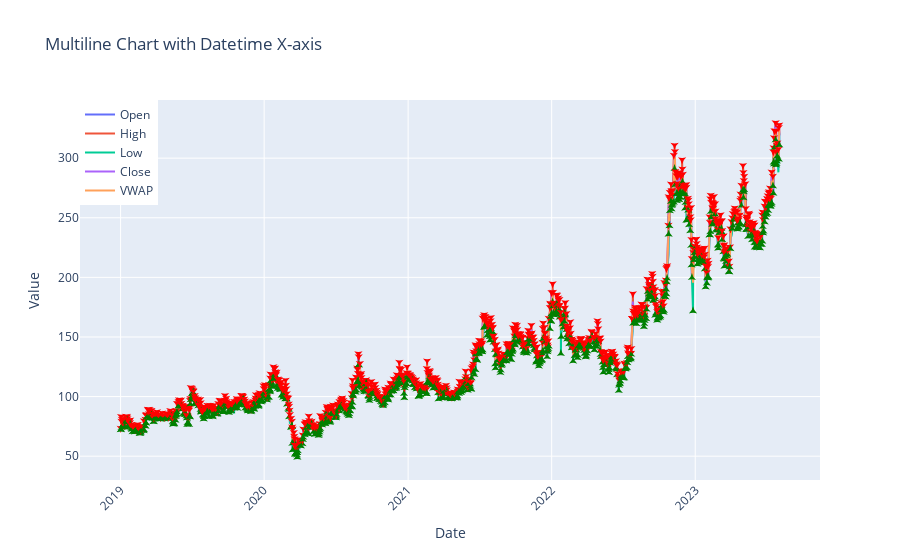

Here is the notebook cell this chart was saved with:
### Markdown cell above
### Plot labelled Data

### Code cell
import plotly.graph_objects as go
from plotly.subplots import make_subplots
from tqdm import tqdm

_df = df[df['action'] != 'hold']
# _df=_df.head(100)

# Create the multiline chart using Plotly
fig = go.Figure()



# Create the multiline chart using Plotly
fig = go.Figure()


# Add traces for high, low, BBU, and BBL
fig.add_trace(go.Scatter( x=_df.index, y=_df['open'], mode='lines', name='Open'))
fig.add_trace(go.Scatter( x=_df.index, y=_df['high'], mode='lines', name='High'))
fig.add_trace(go.Scatter( x=_df.index, y=_df['low'], mode='lines', name='Low'))
fig.add_trace(go.Scatter( x=_df.index, y=_df['close'], mode='lines', name='Close'))
fig.add_trace(go.Scatter(x=_df.index, y=_df['VWAP_D'], mode='lines+lines', name='VWAP'))

# TODO: this thing does not need for loop
# Add markers for 'buy' and 'sell' actions
for index, row in tqdm(_df.iterrows(), desc='Marking actions...'):

    if row['action'] == 'strong_buy':
        fig.add_trace(go.Scatter(
            x=[index],
            y=[row['low']],
            mode='markers',
            marker=dict(color='green', symbol='star-triangle-up'),
            name='Buy',
            showlegend=False
        ))
    elif row['action'] == 'strong_sell':
        fig.add_trace(go.Scatter(
            x=[index],
            y=[row['high']],
            mode='markers',
            marker=dict(color='red', symbol='star-triangle-down'),
            name='Sell',
            showlegend=False
        ))


# Update layout
fig.update_layout(
    xaxis=dict(title='Date'),
    yaxis=dict(title='Value'),
    title='Multiline Chart with Datetime X-axis',
    showlegend=True,
    legend=dict(x=0, y=1),
    xaxis_tickangle=-45
)


# Show the Plotly figure
fig.show()
